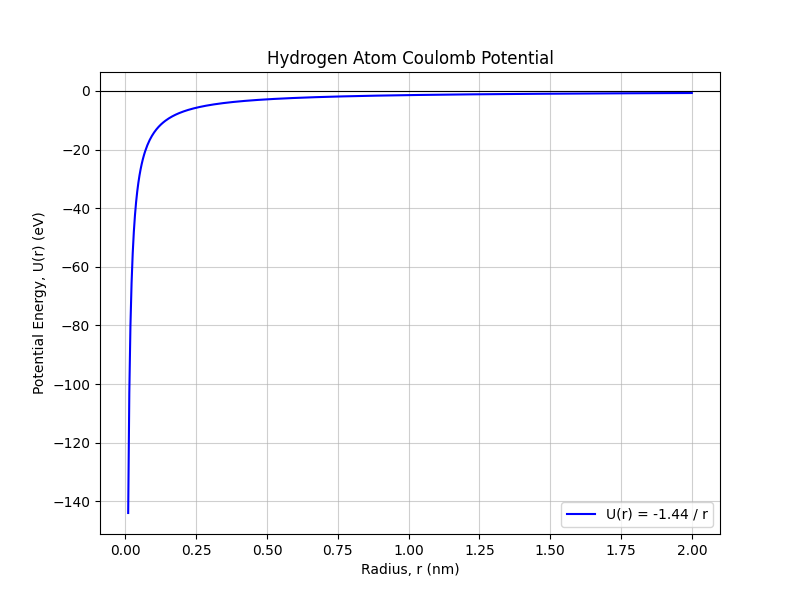

Recreate this plot in Python.
# -- Created With AI --

import numpy as np
import matplotlib.pyplot as plt

# Problem 2: Plot Coulomb Potential (U(r)) from r=0.01 nm to r=2 nm. Convert energy axis to eV.

# The constant for Coulomb potential
k_e2 = 1.44 

r = np.linspace(0.01, 2.0, 500)

# Calculate Coulomb Potential U(r) = -k*e^2 / r
U_r = -k_e2 / r

# Plot potential
plt.figure(figsize=(8, 6))
plt.plot(r, U_r, 'b-', label='U(r) = -1.44 / r')

plt.title("Hydrogen Atom Coulomb Potential")
plt.xlabel("Radius, r (nm)")
plt.ylabel("Potential Energy, U(r) (eV)")
plt.grid(True, alpha=0.6)
plt.axhline(0, color='black', linewidth=0.8)
plt.legend()
plt.savefig('HW2/hw2_problem2.png')
